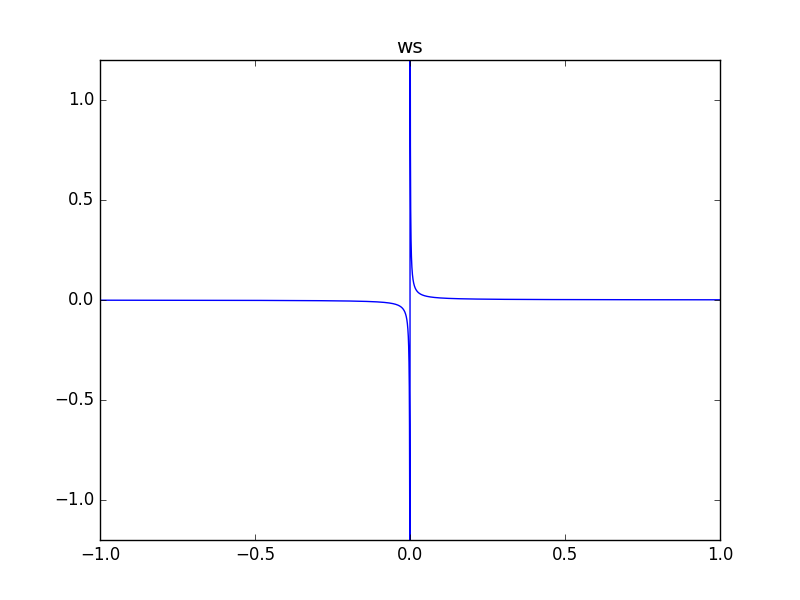

Write Python code to recreate this figure.
import os
import numpy as np
import matplotlib.pyplot as plt

x = np.linspace(-1.0, 1.0, 10000, endpoint=True)

ws = np.array([ 1 / (x0 * 1000) for x0 in x ])
ws[ws > 1] = 1
ws[ws < -1] = -1

plt.subplot(111)
plt.title("ws")
plt.grid()
plt.xlim(-1, 1)
plt.ylim(-1.2, +1.2)
plt.plot(x, ws)

plt.savefig("%s/img/MathDivideNodeWaveShape.png" % os.path.dirname(__file__))
